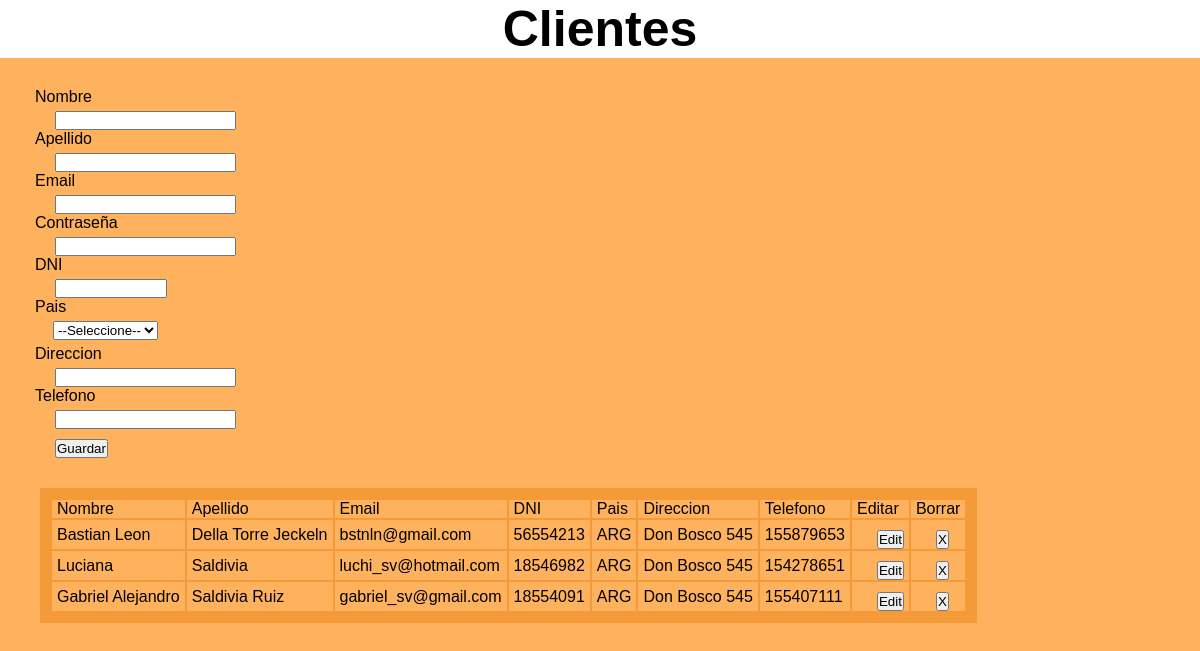
The app's page /clientes.php, older data.
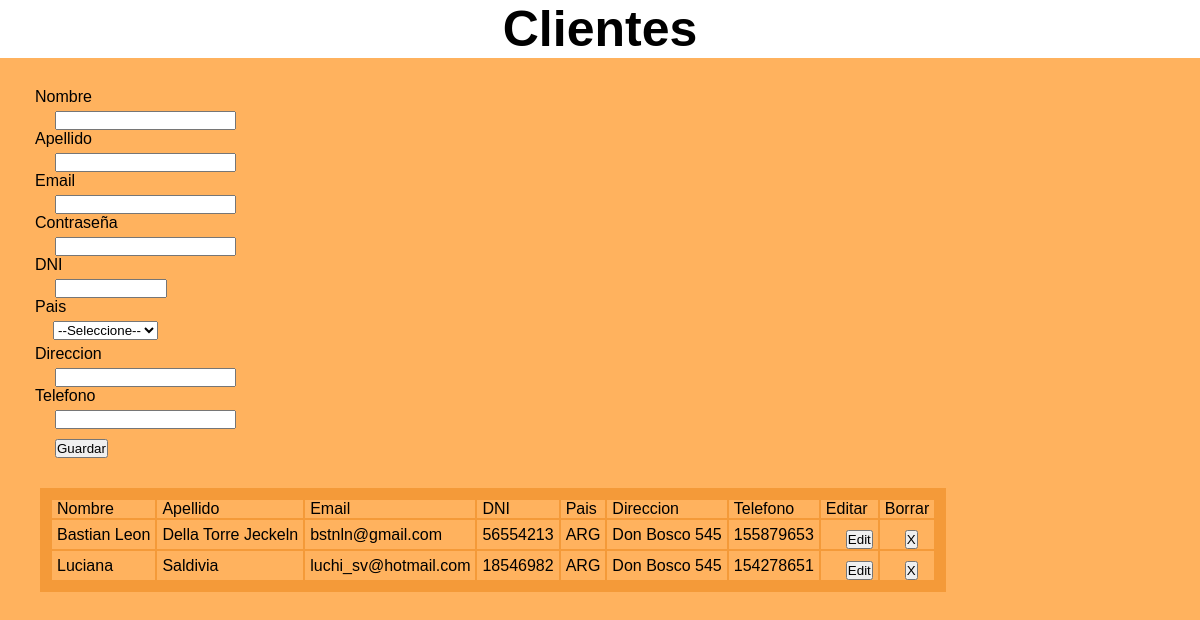
The same page, newer data.
### tables this page shows
CREATE TABLE `clientes` (
  `idCliente` int(3) NOT NULL,
  `nombre` varchar(35) NOT NULL,
  `apellido` varchar(35) NOT NULL,
  `email` varchar(40) NOT NULL,
  `dni` int(8) NOT NULL,
  `contrasena` varchar(80) NOT NULL,
  `pais` varchar(4) NOT NULL,
  `direccion` varchar(35) NOT NULL,
  `telefono` varchar(25) NOT NULL
);

### conexion.php (called while the page is built, shortened)
<?php
	class conexion extends PDO
	{
		protected $pdo;
		public function getConexion(){
			return $this->pdo;
		}
		public function __construct(){
			try{
				$this->pdo = new PDO('mysql:host='.DB_HOST.';dbname='.DB_NAME,DB_USER,DB_PASS);
				$this->pdo->setAttribute(PDO::ATTR_ERRMODE,PDO::ERRMODE_EXCEPTION);
			}
			catch(Exception $e){
				die($e->getMessage());
			}
		}
	}
 ?>

### cliente.model.php (called while the page is built, shortened)
<?php
require_once "conexion.php";
class ClienteModel
{
    private $pdo;
    public function __construct()
    {
        $con = new Conexion();
        $this->pdo = $con->getConexion();
    }
    public function listar()
    {
        try {
            $result = array();
            $stm = $this->pdo->prepare("SELECT * FROM clientes ORDER BY apellido ASC");
            $stm->execute();
            foreach ($stm->fetchAll(PDO::FETCH_OBJ) as $r) {
                $cli = new Cliente();
                $cli->setIdCliente($r->idCliente);
                $cli->setNombre($r->nombre);
                $cli->setApellido($r->apellido);
                $cli->setEmail($r->email);
                $cli->setDni($r->dni);
                $cli->setContrasena($r->contrasena);
                $cli->setPais($r->pais);
                $cli->setDireccion($r->direccion);
                $cli->setTelefono($r->telefono);
                $result[] = $cli;
            }
            return $result;
        } catch (Exception $e) {
            die($e->getMessage());
        }
    }
}

### cliente.entidad.php (called while the page is built, shortened)
<?php
class Cliente
{
    private $nombre;
    private $apellido;
    private $email;
    private $dni;
    private $pais;
    private $direccion;
    private $telefono;
    public function getNombre()
    {
        return $this->nombre;
    }
    public function setNombre($nombre)
    {
        $this->nombre = $nombre;
    }
    public function getApellido()
    {
        return $this->apellido;
    }
    public function setApellido($apellido)
    {
        $this->apellido = $apellido;
    }
    public function getEmail()
    {
        return $this->email;
    }
    public function setEmail($email)
    {
        $this->email = $email;
    }
    public function getDni()
    {
        return $this->dni;
    }
    public function setDni($dni)
    {
        $this->dni = $dni;
    }
    public function getPais()
    {
        return $this->pais;
    }
    public function setPais($pais)
    {
        $this->pais = $pais;
    }
    public function getDireccion()
    {
        return $this->direccion;
    }
    public function setDireccion($direccion)
    {
        $this->direccion = $direccion;
    }
    public function getTelefono()
    {
        return $this->telefono;
    }
    public function setTelefono($telefono)
    {
        $this->telefono = $telefono;
    }
}

### clientes.php (the view, shortened to what the changed rows need)
<?php
require_once "cliente.model.php";
require_once "cliente.entidad.php";
$model = new ClienteModel();
?>
<!DOCTYPE html>
<html>
<head>
    <link href="CSS/styles.css" type="text/css" rel="stylesheet" />
</head>
<body style="background-color:#ffb25e">
    <h1>Clientes</h1>
    <table>
        <thead>
            <tr>
                <td>Nombre</td>
                <td>Apellido</td>
                <td>Email</td>
                <td>DNI</td>
                <td>Pais</td>
                <td>Direccion</td>
                <td>Telefono</td>
                <td>Editar</td>
                <td>Borrar</td>
            </tr>
        </thead>
        <tbody>
            <?php
    foreach ($model->listar() as $r) {?>
            <tr>
                <td><?php echo $r->getNombre(); ?></td>
                <td><?php echo $r->getApellido(); ?></td>
                <td><?php echo $r->getEmail(); ?></td>
                <td><?php echo $r->getDni(); ?></td>
                <td><?php echo $r->getPais(); ?></td>
                <td><?php echo $r->getDireccion(); ?></td>
                <td><?php echo $r->getTelefono(); ?></td>
                <td>
                    <form action="clientes.php" method="post" class="encasedForm">
                        <input type="submit" value="Edit" />
                    </form>
                </td>
                <td>
                    <form action="clientes.php" method="post" class="encasedForm">
                        <input type="submit" value="X" />
                    </form>
                </td>
            </tr>
            <?php } ?>
        </tbody>
    </table>
</body>
</html>

Row changes from the older to the newer data that the page shows:
removed clientes: nombre "Gabriel Alejandro", apellido "Saldivia Ruiz", email "gabriel_sv@gmail.com", dni "18554091", pais "ARG", direccion "Don Bosco 545", telefono "155407111"
